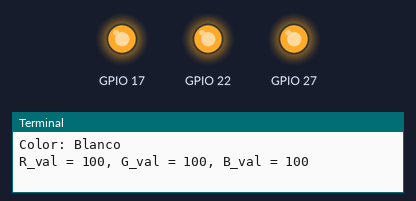
This program was run on a simulated Raspberry Pi (BCM pin numbers). Parts: output pins drawn as LEDs (lit = HIGH), the last lines printed to the terminal.

Above: at 0.1 s.
At 36.1 s:
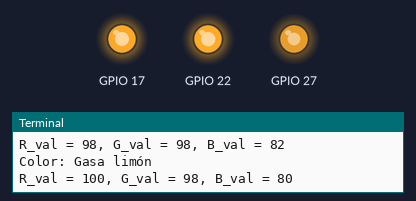
Timing chart, 0 to 39.5 s (numbered marks = the images above):
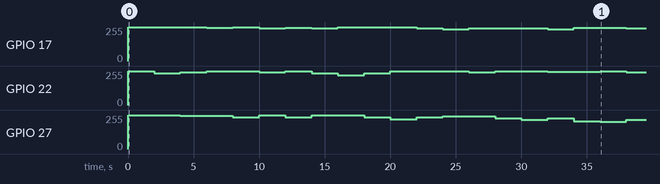

Measured:
- by itself, GPIO 17: 0/255 → 255/255 at 0.00 s, → 250/255 6.0 s later, → 255/255 2.0 s later, → 247/255 2.0 s later, … (14 changes in this stretch)
- by itself, GPIO 22: 0/255 → 255/255 at 0.00 s, → 240/255 2.0 s later, → 245/255 2.0 s later, → 255/255 2.0 s later, … (16 changes in this stretch)

The program:

rgb.py
```python
#!/usr/bin/env python3
import RPi.GPIO as GPIO
import time

# Define los colores en modo hexadecimal
COLORS = [0xFF0000, 0x00FF00, 0x0000FF, 0x00FFFF, 0xFF00FF, 0xFFFF00, 0xFFFFFF,
          0xB695C0]
COLORS = {
    'Blanco': 0xFFFFFF,
    'Azur': 0xF0FFFF,
    'Crema': 0xF5FFFA,
    'Nieve': 0xFFFAFA,
    'Marfil': 0xFFFFF0,
    'Blanco fantasma': 0xF8F8FF,
    'Blanco floral': 0xFFFAF0,
    'Azul alicia': 0xF0F8FF,
    'Cian claro': 0xE0FFFF,
    'Melón verde': 0xF0FFF0,
    'Amarillo claro': 0xFFFFE0,
    'Concha': 0xFFF5EE,
    'Sonrojo lavanda': 0xFFF0F5,
    'Humo blanco': 0xF5F5F5,
    'Encaje antiguo': 0xFDF5E6,
    'Seda de maíz': 0xFFF8DC,
    'Lino': 0xFAF0E6,
    'Amarillo alambre dorado claro': 0xFAFAD2,
    'Gasa limón': 0xFFFACD,
    'Beige': 0xF5F5DC,
    'Lavanda': 0xE6E6FA,
    'Batido de papaya': 0xFFEFD5,
    'Rosa brumosa': 0xFFE4E1,
    'Blanco antiguo': 0xFAEBD7,
    'Blanco almendra': 0xFFEBCD,
    'Sopa': 0xFFE4C4,
    'Turquesa pálido': 0xAFEEEE,
    'Mocasín': 0xFFE4B5,
    'Gainsboro': 0xDCDCDC,
    'Soplido melocotón': 0xFFDAB9,
    'Blanco navajo': 0xFFDEAD,
    'Dorado alambre pálido': 0xEEE8AA,
    'Trigo': 0xF5DEB3,
    'Polvo azul': 0xB0E0E6,
    'Aguamarina': 0x7FFFD4,
    'Gris claro': 0xD3D3D3,
    'Rosa': 0xFFC0CB,
    'Azul claro': 0xADD8E6,
    'Cardo': 0xD8BFD8,
    'Rosa claro': 0xFFB6C1,
    'Azul cielo claro': 0x87CEFA,
    'Verde pálido': 0x98FB98,
    'Azul acero claro': 0xB0C4DE,
    'Caqui': 0xF0D58C,
    'Azul cielo': 0x87CEEB,
    'Agua': 0x00FFFF,
    'Cian': 0x00FFFF,
    'Plata': 0xC0C0C0,
    'Ciruela': 0xDDA0DD,
    'Gris': 0xBEBEBE,
    'Verde claro': 0x90EE90,
    'Violeta': 0xEE82EE,
    'Amarillo': 0xFFFF00,
    'Turquesa': 0x40E0D0,
    'Madera fornida': 0xDEB887,
    'Amarillo verde': 0xADFF2F,
    'Bronceado': 0xD2B48C,
    'Turquesa medio': 0x48D1CC,
    'Salmón claro': 0xFFA07A,
    'Aguamarina medio': 0x66CDAA,
    'Gris oscuro': 0xA9A9A9,
    'Orquídea': 0xDA70D6,
    'Verde mar intenso': 0x8FBC8F,
    'Azul cielo intenso': 0x00BFFF,
    'Marrón arena': 0xF4A460,
    'Dorado': 0xFFD700,
    'Verde primavera medio': 0x00FA9A,
    'Caqui oscuro': 0xBDB76B,
    'Aciano azul': 0x6495ED,
    'Rosa caliente': 0xFF69B4,
    'Salmón oscuro': 0xE9967A,
    'Turquesa oscuro': 0x00CED1,
    'Verde primavera': 0x00FF7F,
    'Coral claro': 0xF08080,
    'Marrón rosado': 0xBC8F8F,
    'Salmón': 0xFA8072,
    'Chartreuse': 0x7FFF00,
    'Púrpura medio': 0x9370DB,
    'Verde césped': 0x7CFC00,
    'Azul dodger': 0x1E90FF,
    'Verde amarillo': 0x9ACD32,
    'Violeta rojo pálido': 0xDB7093,
    'Azul pizarra medio': 0x7B68EE,
    'Orquídea medio': 0xBA55D3,
    'Coral': 0xFF7F50,
    'Azul cadete': 0x5F9EA0,
    'Verde mar claro': 0x20B2AA,
    'Dorado alambre': 0xDAA520,
    'Naranja': 0xFFA500,
    'Gris pizarra claro': 0x778899,
    'Fucsia': 0xFF00FF,
    'Magenta': 0xFF00FF,
    'Verde mar medio': 0x3CB371,
    'Perú': 0xCD853F,
    'Azul acero': 0x4682B4,
    'Azul real': 0x4169E1,
    'Gris pizarra': 0x708090,
    'Tomate': 0xFF6347,
    'Naranja oscuro': 0xFF8C00,
    'Azul pizarra': 0x6A5ACD,
    'Verde lima': 0x32CD32,
    'Lima': 0x00FF00,
    'Rojo indio': 0xCD5C5C,
    'Orquídea oscuro': 0x9932CC,
    'Azul violeta': 0x8A2BE2,
    'Rosa intenso': 0xFF1493,
    'Dorado alambre oscuro': 0xB8860B,
    'Chocolate': 0xD2691E,
    'Cian oscuro': 0x008B8B,
    'Gris difuso': 0x696969,
    'Gris aceituna': 0x6B8E23,
    'Verde mar': 0x2E8B57,
    'Verde cerceta': 0x008080,
    'Violeta oscuro': 0x9400D3,
    'Violeta rojo medio': 0xC71585,
    'Naranja rojo': 0xFF4500,
    'Aceituna': 0x808000,
    'Siena': 0xA0522D,
    'Azul pizarra oscuro': 0x483D8B,
    'Verde aceituna oscuro': 0x556B2F,
    'Verde bosque': 0x228B22,
    'Carmesí': 0xDC143C,
    'Azul': 0x0000FF,
    'Magenta oscuro': 0x8B008B,
    'Gris pizarra oscuro': 0x2F4F4F,
    'Marrón montura': 0x8B4513,
    'Marrón': 0xA52A2A,
    'Ladrillo refractario': 0xB22222,
    'Púrpura': 0x800080,
    'Verde': 0x008000,
    'Rojo': 0xFF0000,
    'Azul medio': 0x0000CD,
    'Índigo': 0x4B0082,
    'Azul medianoche': 0x191970,
    'Verde oscuro': 0x006400,
    'Azul oscuro': 0x00008B,
    'Azul marino': 0x000080,
    'Rojo oscuro': 0x8B0000,
    'Granate': 0x800000,
    'Negro': 0x000000
}
# Establece los pines conforme a GPIO
pins = {'Red': 22, 'Green': 17, 'Blue': 27}


def mapea(x, in_min, in_max, out_min, out_max):
    return (x - in_min) * (out_max - out_min) / (in_max - in_min) + out_min


# quita la tensión en cada uno de los pines
def reset():
    for i in pins:
        GPIO.output(pins[i], 0)


class Led(object):

    def __init__(self, pin_red, pin_green, pin_blue):
        # Establecemos los LED como canales PWM a una frecuencia de 2 kHz
        self.led = {}
        self.led['red'] = GPIO.PWM(pin_red, 2000)
        self.led['green'] = GPIO.PWM(pin_green, 2000)
        self.led['blue'] = GPIO.PWM(pin_blue, 2000)

        # Iniciamos todos los led con el valor 0
        for color in self.led:
            self.led[color].start(0)

    def stop(self):
        for color in self.led:
            self.led[color].stop()

    def set_color(self, color):
        # calcula el valor para cada canal R, G, B
        R_val = (color & 0xFF0000) >> 16
        G_val = (color & 0x00FF00) >> 8
        B_val = (color & 0x0000FF) >> 0

        # Convierte el color de 0~255 a un valor de 0 a 100 (entero)
        R_val = int(mapea(R_val, 0, 255, 0, 100))
        G_val = int(mapea(G_val, 0, 255, 0, 100))
        B_val = int(mapea(B_val, 0, 255, 0, 100))

        # Change the colors
        self.led['red'].ChangeDutyCycle(R_val)
        self.led['green'].ChangeDutyCycle(G_val)
        self.led['blue'].ChangeDutyCycle(B_val)

        print("R_val = %s, G_val = %s, B_val = %s" % (R_val, G_val, B_val))


def main():
    try:
        GPIO.setmode(GPIO.BCM)
        for i in pins:
            GPIO.setup(pins[i], GPIO.OUT, initial=GPIO.HIGH)

        led = Led(pins['Red'], pins['Green'], pins['Blue'])

        while True:
            for nombre, color in COLORS.items():
                print('Color: {0}'.format(nombre))
                led.set_color(color)
                time.sleep(2)
                reset()
                # led.set_color(0x000000)
        led.stop()
        GPIO.output(pins, GPIO.HIGH)
    except Exception as e:
        print(e)
    finally:
        GPIO.cleanup()


if __name__ == '__main__':
    main()
```
